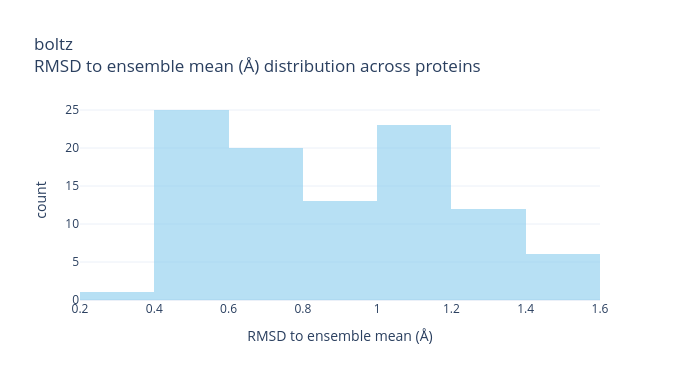
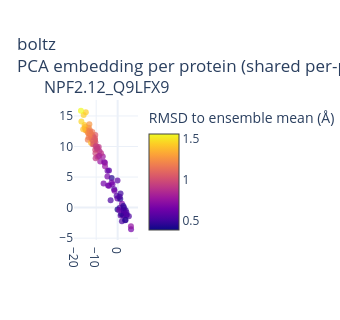

The code cell stored with these charts, in order, in its notebook:
### Markdown cell above
### `boltz`

Boltz-2 (MIT) -- open, AF3-style diffusion model with an additional binding-affinity head.

### Code cell
plot_backend_capability("boltz")
